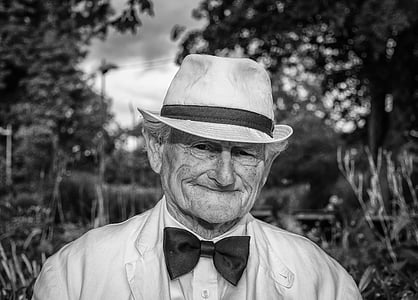
#> input picture Lab-2/grayMan.jpg, 418 x 300 px
$ python grayToRGB.py
#> lines starting #> are read from the running program, lines starting #| are printed output that depends on the picture
import cv2
import numpy as np
import matplotlib.pyplot as plt

img = cv2.imread("grayMan.jpg", cv2.IMREAD_GRAYSCALE)
#> img is the input picture: shape (300, 418); min 0, max 255, mean 99.2
#img = cv2.imread("medical.jpg", cv2.IMREAD_GRAYSCALE)

if img is None:
    print("Couldn't read the image ")

h, w = img.shape
#> h = 300; w = 418
colored1 = np.zeros((h,w,3), dtype = np.uint8)
colored2 = np.zeros((h,w,3), dtype = np.uint8)
colored3 = np.zeros((h, w, 3), dtype=np.uint8)

colored1[:,:,0] = (img * 0.3).astype(np.uint8)
colored1[:,:,1] =  (img * 0.5).astype(np.uint8)
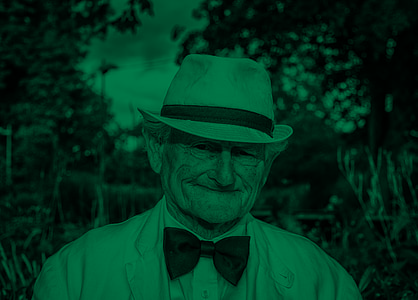
#> colored1: shape (300, 418, 3); mean of channels 0, 1, 2 29.3, 49.3, 0; drawn as B, G, R
colored1[:,:,2] = (img * 1.0).astype(np.uint8)
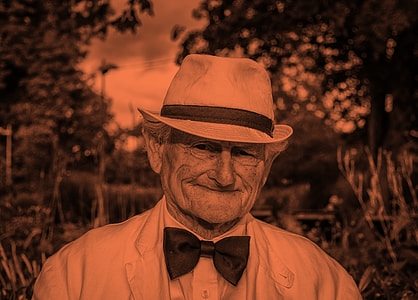
#> colored1: shape (300, 418, 3); mean of channels 0, 1, 2 29.3, 49.3, 99.2; drawn as B, G, R

colored2[:,:,0] = 255 - img
colored2[:,:,1] = img
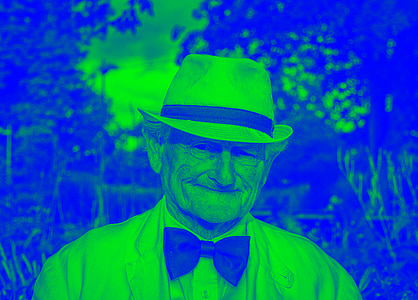
#> colored2: shape (300, 418, 3); mean of channels 0, 1, 2 155.8, 99.2, 0; drawn as B, G, R
colored2[:,:,2] = img // 2 + 80
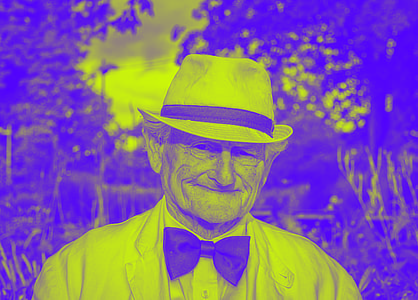
#> colored2: shape (300, 418, 3); mean of channels 0, 1, 2 155.8, 99.2, 129.3; drawn as B, G, R

colored3[:, :, 0] = (255 - img // 2)
colored3[:, :, 1] = (img // 1.5).astype(np.uint8)
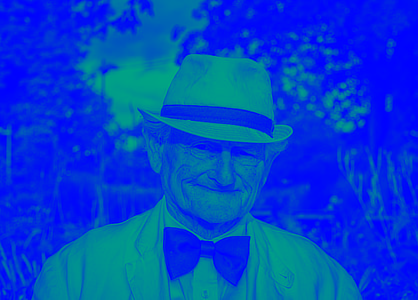
#> colored3: shape (300, 418, 3); mean of channels 0, 1, 2 205.7, 65.8, 0; drawn as B, G, R
colored3[:, :, 2] = (img // 2 + 80).astype(np.uint8)
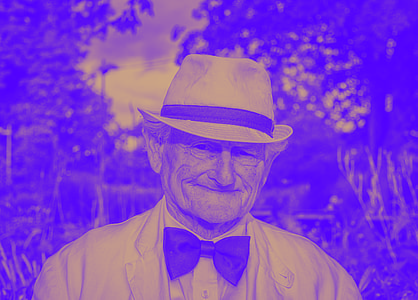
#> colored3: shape (300, 418, 3); mean of channels 0, 1, 2 205.7, 65.8, 129.3; drawn as B, G, R

plt.figure("grayToRGB", figsize = (8,8))
plt.subplot(2,2,1)
plt.imshow(img, cmap = "gray")
plt.title("Original")
plt.axis("off")

plt.subplot(2,2,2)
plt.imshow(cv2.cvtColor(colored1, cv2.COLOR_BGR2RGB))
plt.axis("off")

plt.subplot(2,2,3)
plt.imshow(cv2.cvtColor(colored2, cv2.COLOR_BGR2RGB))
plt.axis("off")

plt.subplot(2,2,4)
plt.imshow(cv2.cvtColor(colored3, cv2.COLOR_BGR2RGB))
plt.axis("off")

plt.show()
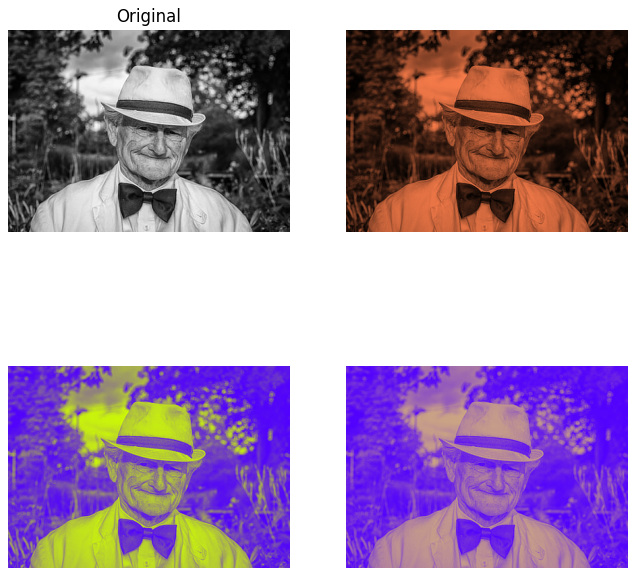
#> figure drawn by matplotlib, 4 panels

$ run again, with Lab-2/medical.jpg copied over Lab-2/grayMan.jpg
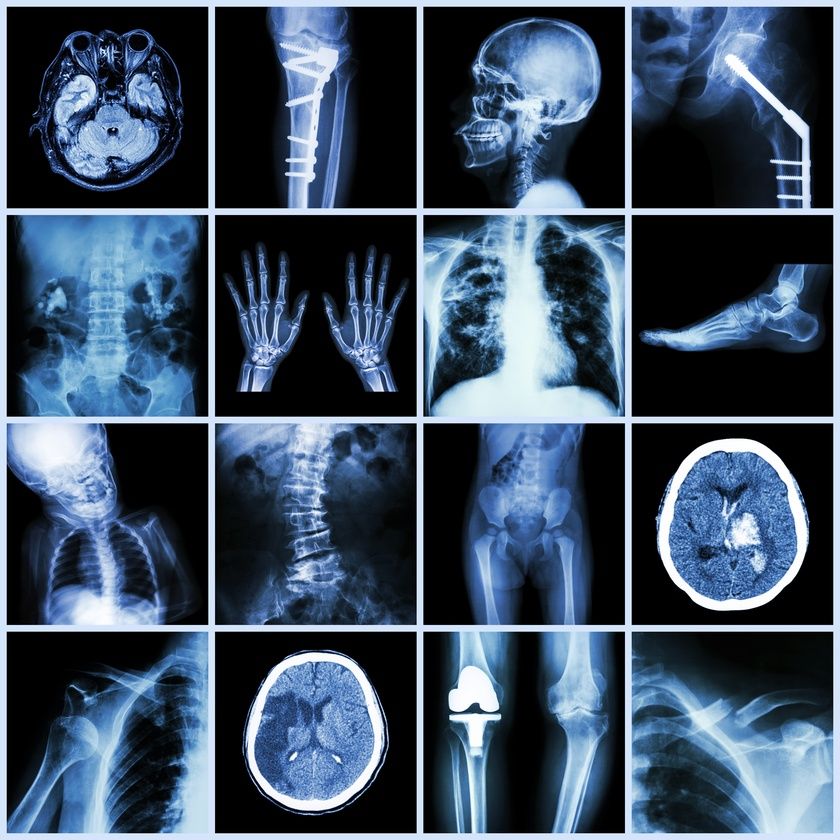
#> input picture Lab-2/medical.jpg, 840 x 840 px, shrunk from 2000 x 2000 before the run
#> `colored3[:, :, 2] = (img // 2 + 80).astype(np.uint8)`:
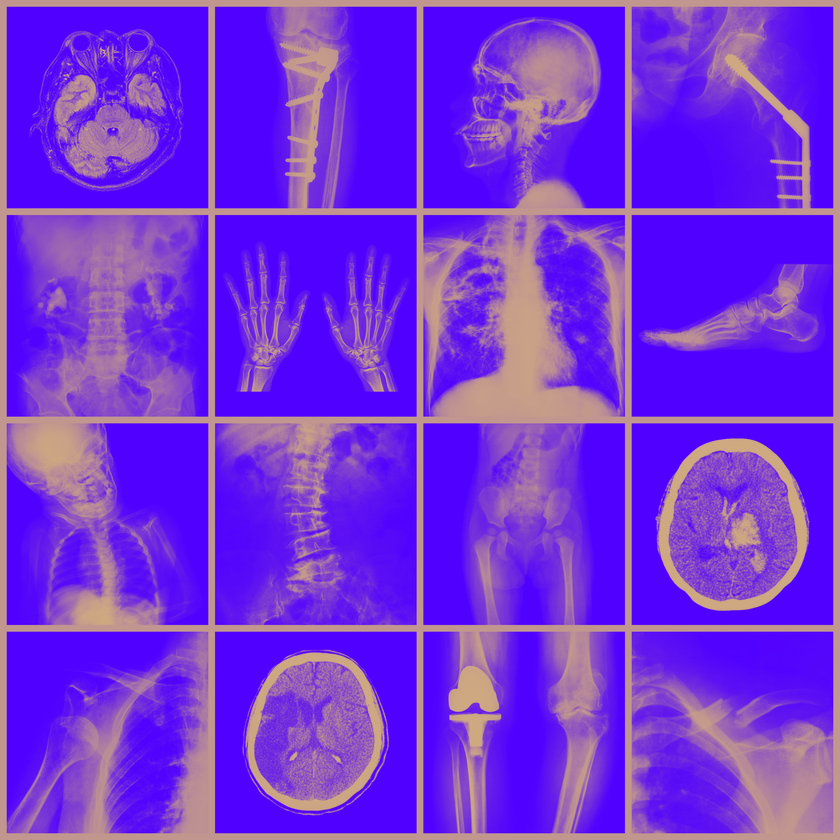
#> colored3: shape (840, 840, 3); mean of channels 0, 1, 2 216.4, 51.5, 118.6; drawn as B, G, R
#> `plt.show()`:
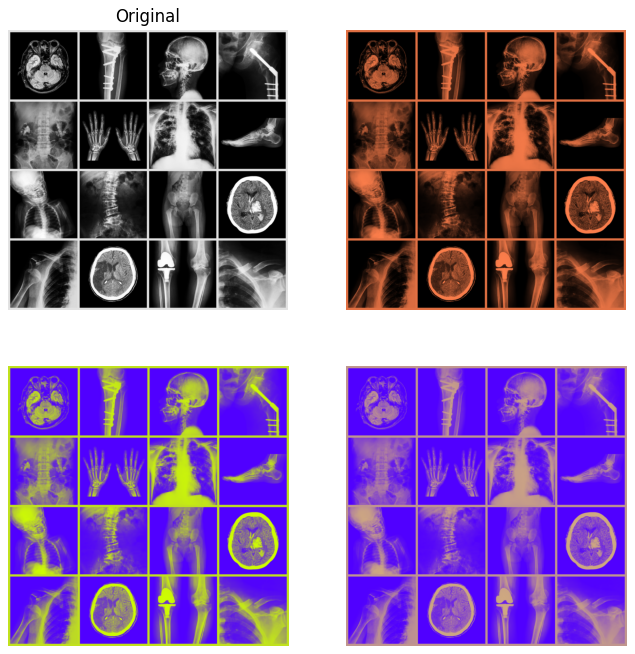
#> figure drawn by matplotlib, 4 panels
